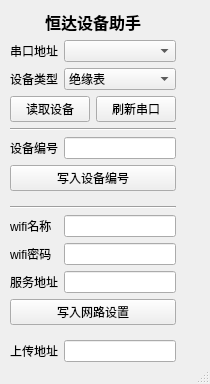
<?xml version="1.0" encoding="UTF-8"?>
<ui version="4.0">
 <class>MainWindow</class>
 <widget class="QMainWindow" name="MainWindow">
  <property name="geometry">
   <rect>
    <x>0</x>
    <y>0</y>
    <width>210</width>
    <height>384</height>
   </rect>
  </property>
  <property name="windowTitle">
   <string>恒达设备助手</string>
  </property>
  <widget class="QWidget" name="centralwidget">
   <widget class="QWidget" name="widget" native="true">
    <property name="geometry">
     <rect>
      <x>10</x>
      <y>10</y>
      <width>191</width>
      <height>431</height>
     </rect>
    </property>
    <widget class="QWidget" name="formLayoutWidget_2">
     <property name="geometry">
      <rect>
       <x>0</x>
       <y>0</y>
       <width>191</width>
       <height>426</height>
      </rect>
     </property>
     <layout class="QFormLayout" name="formLayout_3">
      <item row="0" column="0">
       <layout class="QFormLayout" name="formLayout_4">
        <item row="0" column="0" colspan="2">
         <widget class="QLabel" name="label_2">
          <property name="font">
           <font>
            <family>Arial</family>
            <pointsize>12</pointsize>
            <weight>75</weight>
            <bold>true</bold>
           </font>
          </property>
          <property name="text">
           <string>恒达设备助手</string>
          </property>
          <property name="alignment">
           <set>Qt::AlignCenter</set>
          </property>
         </widget>
        </item>
        <item row="1" column="0">
         <widget class="QLabel" name="label_14">
          <property name="text">
           <string>串口地址</string>
          </property>
         </widget>
        </item>
        <item row="1" column="1">
         <widget class="QComboBox" name="combox"/>
        </item>
        <item row="3" column="0">
         <widget class="QLabel" name="label_15">
          <property name="text">
           <string>设备类型</string>
          </property>
         </widget>
        </item>
        <item row="3" column="1">
         <widget class="QComboBox" name="typebox">
          <item>
           <property name="text">
            <string>绝缘表</string>
           </property>
          </item>
         </widget>
        </item>
        <item row="4" column="0" colspan="2">
         <layout class="QGridLayout" name="gridLayout_2">
          <item row="0" column="0">
           <widget class="QPushButton" name="readButton">
            <property name="text">
             <string>读取设备</string>
            </property>
           </widget>
          </item>
          <item row="0" column="1">
           <widget class="QPushButton" name="comButton">
            <property name="text">
             <string>刷新串口</string>
            </property>
           </widget>
          </item>
          <item row="1" column="0" colspan="2">
           <widget class="Line" name="line_3">
            <property name="orientation">
             <enum>Qt::Horizontal</enum>
            </property>
           </widget>
          </item>
         </layout>
        </item>
        <item row="5" column="0">
         <widget class="QLabel" name="label_16">
          <property name="text">
           <string>设备编号</string>
          </property>
         </widget>
        </item>
        <item row="5" column="1">
         <widget class="QLineEdit" name="sn"/>
        </item>
        <item row="6" column="0" colspan="2">
         <widget class="QPushButton" name="save_id">
          <property name="text">
           <string>写入设备编号</string>
          </property>
         </widget>
        </item>
        <item row="7" column="0">
         <widget class="Line" name="line_6">
          <property name="orientation">
           <enum>Qt::Horizontal</enum>
          </property>
         </widget>
        </item>
        <item row="9" column="0" colspan="2">
         <widget class="Line" name="line_4">
          <property name="orientation">
           <enum>Qt::Horizontal</enum>
          </property>
         </widget>
        </item>
        <item row="10" column="0">
         <widget class="QLabel" name="label_18">
          <property name="text">
           <string>wifi名称</string>
          </property>
         </widget>
        </item>
        <item row="10" column="1">
         <widget class="QLineEdit" name="wifi"/>
        </item>
        <item row="11" column="0">
         <widget class="QLabel" name="label_19">
          <property name="text">
           <string>wifi密码</string>
          </property>
         </widget>
        </item>
        <item row="11" column="1">
         <widget class="QLineEdit" name="wifi_pass"/>
        </item>
        <item row="12" column="0">
         <widget class="QLabel" name="label_20">
          <property name="text">
           <string>服务地址</string>
          </property>
         </widget>
        </item>
        <item row="12" column="1">
         <widget class="QLineEdit" name="tcp_ip"/>
        </item>
        <item row="13" column="0" colspan="2">
         <widget class="QPushButton" name="save_wifi">
          <property name="text">
           <string>写入网路设置</string>
          </property>
         </widget>
        </item>
        <item row="14" column="0">
         <widget class="Line" name="line_5">
          <property name="enabled">
           <bool>false</bool>
          </property>
          <property name="orientation">
           <enum>Qt::Horizontal</enum>
          </property>
         </widget>
        </item>
        <item row="15" column="0">
         <widget class="QLabel" name="label_3">
          <property name="text">
           <string>上传地址</string>
          </property>
         </widget>
        </item>
        <item row="15" column="1">
         <widget class="QLineEdit" name="upload_path"/>
        </item>
        <item row="16" column="0" colspan="2">
         <widget class="QPushButton" name="uploa_data">
          <property name="text">
           <string>上传数据</string>
          </property>
         </widget>
        </item>
       </layout>
      </item>
     </layout>
    </widget>
   </widget>
  </widget>
  <widget class="QMenuBar" name="menubar">
   <property name="geometry">
    <rect>
     <x>0</x>
     <y>0</y>
     <width>210</width>
     <height>23</height>
    </rect>
   </property>
  </widget>
  <widget class="QStatusBar" name="statusbar"/>
 </widget>
 <resources/>
 <connections/>
</ui>
